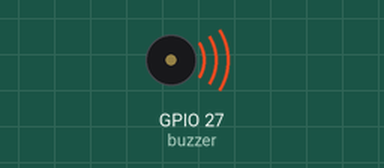
The program below on a simulated Raspberry Pi (BCM pin numbers). On the bench: buzzer (waves = sounding, pin HIGH). What the program prints to the terminal is not drawn.

Above: at 0.1 s.
Timing chart, 0 to 1.6 s (numbered marks = the images above):
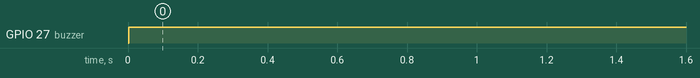

The program:

Code_with_buzzer.py
```python
from gpiozero import DigitalInputDevice, DigitalOutputDevice
from time import sleep

flame_sensor = DigitalInputDevice(17)
buzzer = DigitalOutputDevice(27)
print("Flame sensor test started...")
while True:
    if flame_sensor.value == 0:
        print("🔥 Flame detected!")
        buzzer.on()  # Turn the buzzer on
    else:
        print("No flame.")
        buzzer.off()  # Turn the buzzer off
    sleep(0.5)
```

Measured:
- by itself, GPIO 27 (buzzer): LOW → HIGH at 0.00 s
